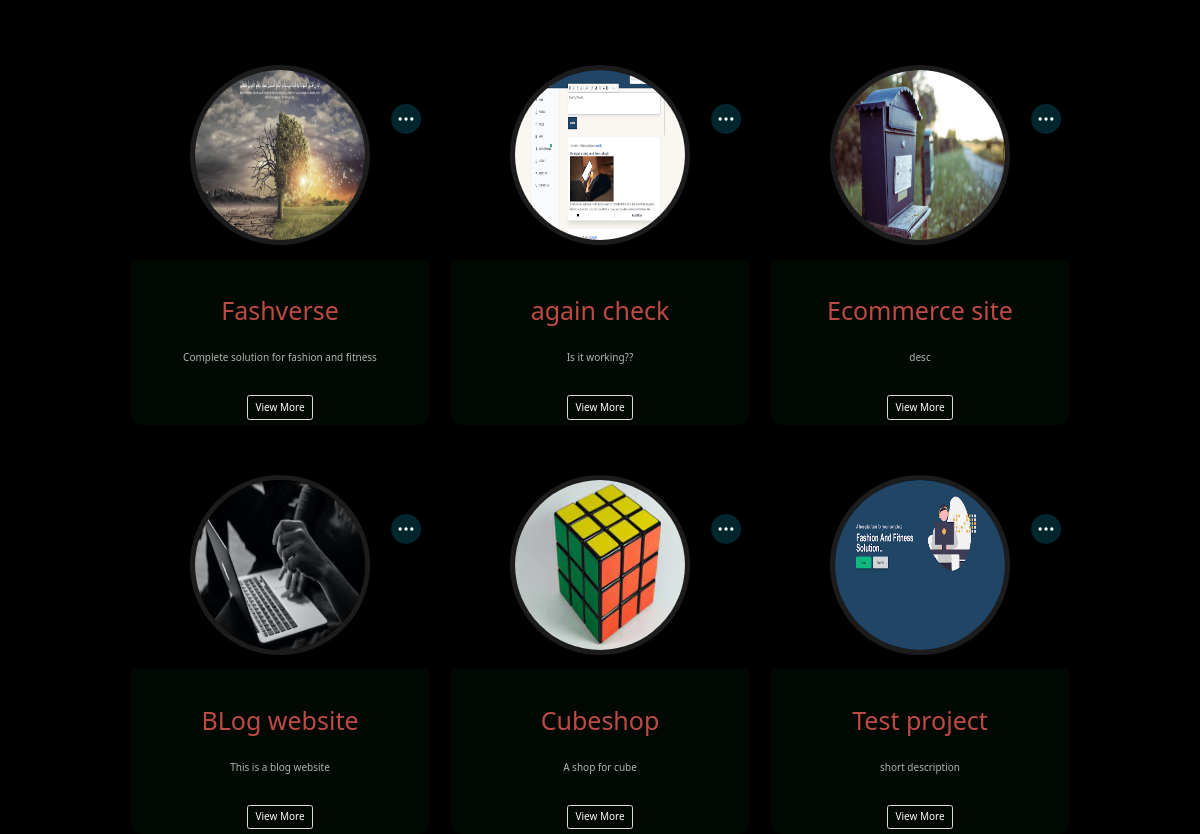
The page /md_rakibul (lower part) on the database as committed earlier.
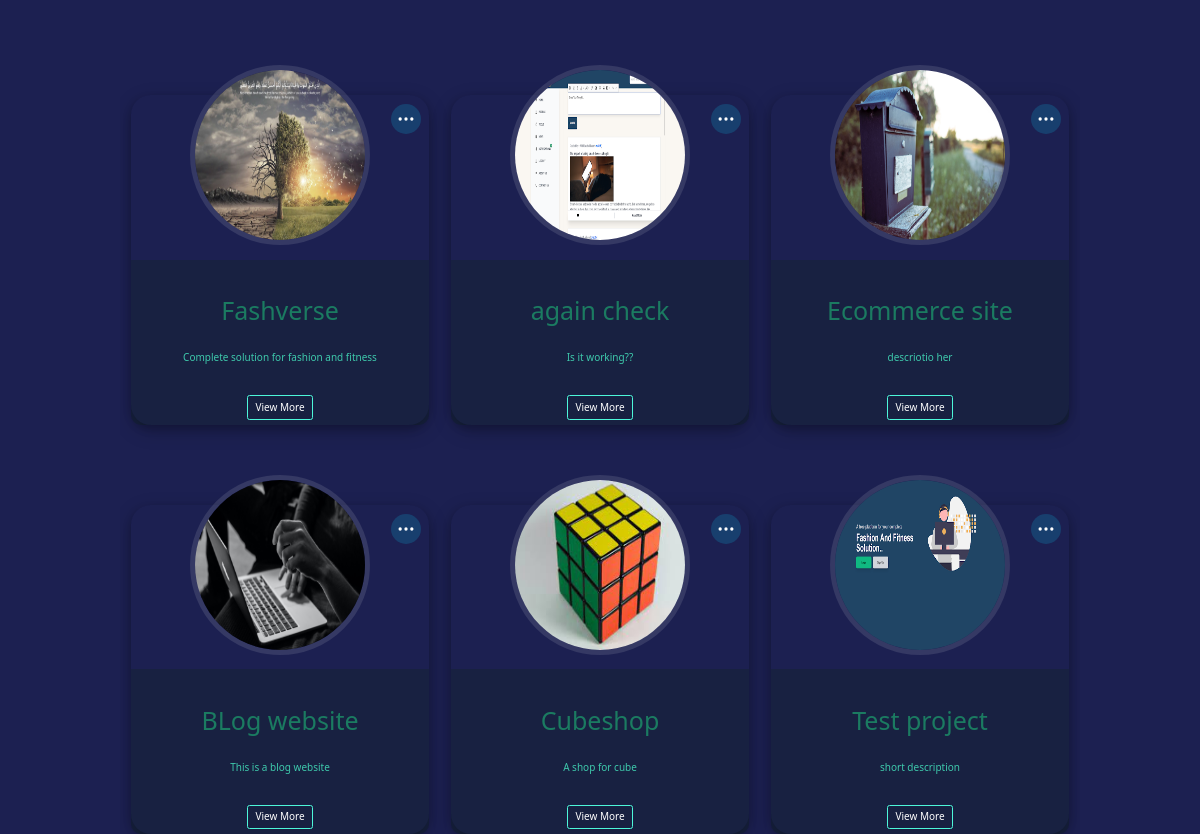
The same page on the database as committed later.
### EditPortfolio/models.py (models this page shows)
class projectsModel(models.Model):
    user = models.ForeignKey(User,on_delete=models.CASCADE)
    title = models.CharField(max_length=250)
    short_description = models.CharField(max_length=250)
    full_description = FroalaField()
    image = models.ImageField(upload_to ='projects/')
    created = models.DateTimeField(auto_now_add=True)

### PublishedPortfolio/views.py (the view, shortened to what this page needs)
# urls.py: path("<str:name>",publishedView,name="published"),
def publishedView(request,name):
  user = User.objects.filter(username=name).first()
  if user:
    hero_contents = heroModel.objects.filter(username=name).first()
    hero_contents_default = heroModel.objects.filter(username="default").first()
    pmodel = projectsModel.objects.filter(user = user)
    theme = Theme.objects.filter(user=user).first()
    if hero_contents is not None:
        data = {
            "check": 1,
            'before_name': hero_contents.before_name,
            'name': hero_contents.fullname,
            'before_description': hero_contents.before_description,
            'description': hero_contents.description,
        }
    return render(request, "published/index.html", context={
        'data': data,
        'projects' : pmodel,
        'theme':theme
    })
  else:
    return HttpResponse("User dont exists,please create a account")

### templates/published/index.html (shortened to what this page needs)
{% extends "base.html" %}
 {% load static %}
 {% block css %}
<link rel="stylesheet" href="{% static 'css/navbar.css' %}" type="text/css" />
<link
  rel="stylesheet"
  href="{% static 'css/edit/edit.css' %}"
  type="text/css"
/>
{% endblock %}
  {% block content %}
  <div style="background: {{color}};"  class="background_full">
     {% include "projects/projects_container.html" with form=form %}
  </div>
{% endblock %}

### templates/base.html (shortened to what this page needs)
{% load static %}
<!DOCTYPE html>
<html lang="en">
  <head>
    <link
      rel="stylesheet"
      href="{% static 'assets/bootstrap/bootstrap/css/bootstrap.min.css' %}"
      type="text/css"
    />
      <link
      rel="stylesheet"
      href="https://maxcdn.bootstrapcdn.com/font-awesome/4.7.0/css/font-awesome.min.css"
      type="text/css"
    />
    <link
      rel="stylesheet"
      href="{% static 'css/humburger.css' %}"
      type="text/css"
    />
    <link
      rel="stylesheet"
      href="{% static 'css/index.css' %}"
      type="text/css"
    />
    <link
      rel="stylesheet"
      href="{% static 'css/Hero/hero.css' %}"
      type="text/css"
    />
    <link
    rel="stylesheet"
    href="{% static 'css/projects/projects.css' %}"
    type="text/css"
  />
  <link
    rel="stylesheet"
    href="{% static 'css/background_color/bg.css' %}"
    type="text/css"
  />
    {% block css %}
    {% endblock %}
  </head>
  <body>
    {% block content %}{% endblock %}
  </body>
</html>

### templates/navbar/navbar.html (shortened to what this page needs)
{% load static %}

### templates/projects/projects_container.html (shortened to what this page needs)
{%load static%}
<section id="projects">
  <div id="projects_container">
      <div class="project_container position-relative">
        <div class="project_cards_container">
          {% for project in projects %}
           {% include "projects/project.html" with project=project %}
           {% endfor %}
        </div>
      </div>
</div>
</section>

### templates/projects/project.html (shortened to what this page needs)
{%load static%}
<div
  class="card__container position-relative project"
  id="project_{{project.id}}"
>
  <div id="more_{{project.id}}" onclick="openMore('{{project.id}}')" class="">
  </div>
  <div class="position-absolute its_back"></div>
  <div class="card__image">
    <img src="{{project.image.url}}" alt="Not Found" />
  </div>
  <div class="card__header">
    <h1>{{project.title}}</h1>
  </div>
  <div class="card__desc"><p>{{project.short_description }}</p></div>
  <div
    class="btn btn-outline-success view_more"
    onclick="showProject('{{project.id}}')"
  >
    View More
  </div>
</div>

### templates/projects/edit_project.html (shortened to what this page needs)
{% load static %}

### static/css/index.css (style rules this page uses)
:root { --transition: all 0.25s cubic-bezier(0.645, 0.045, 0.355, 1); --white : #DDDDDD; --dark : #222831; --navy-dark:#30475E; --pink-red:#F05454; --font-mono: "SF Mono", "Fira Code", "Fira Mono", "Roboto Mono", monospace; --font-sans: "Calibre","San Francisco","SF Pro Text",-apple-system,system-ui,sans-serif; }
html { font-size: 62.5%; font-family: var(--font-mono); scroll-behavior: smooth; }
.background_full { width: 100%; height: auto; overflow-y: hidden; }

### static/css/projects/projects.css (style rules this page uses)
.project_container { height: auto; min-height: 100vh; margin: 0 30rem; overflow: hidden; }
.project_cards_container { display: flex; flex-wrap: wrap; }
.card__container { display: flex; flex-direction: column; color: antiquewhite; align-items: center; width: 31%; margin: 4% 1%; box-shadow: 0 4px 8px 0 rgba(0, 0, 0, 0.2), 0 6px 20px 0 rgba(0, 0, 0, 0.19); height: auto; border-radius: 2rem; justify-content: center; transition: 0.5s ease-in-out; }
.card__header { color: var(--pink-red); font-size:1rem; }
.card__desc { text-align: center; width: 70%; color: var(--white); margin: 2rem 0; }
.card__image { width: 20rem; height: 20rem; display: flex; justify-content: center; align-items: center; position: relative; }
.card__image img { transform: translateY(-4rem); transition: 0.5s ease-in-out; border-radius: 50%; border-radius: 50%; width: 18rem; height: 18rem; border: 5px solid #ffffff1c; }
.its_back { background: #0D260D38; width: 100%; height: 16.5rem; bottom: 0; border-radius: 0 0 10px 10px; z-index: 0; }
.view_more { z-index: 10; color: white; border: 1px solid var(--white); margin-bottom: 5px; }
.more_option { color: white; top: 9px; right: 8px; position: absolute; border-radius: 50%; width: 30px; height: 30px; background: #09bce633; padding: 5px; z-index: 20; }
@media (min-width: 850px) and (max-width: 1200px) { .card__container { min-width: 30%; margin: auto; margin-top: 8rem; } }
@media (min-width: 850px) and (max-width: 1200px) { .project_container { min-height: 100vh; margin: 0 12rem; } }

### static/css/background_color/bg.css (style rules this page uses)
body { background-color: var(--navy-dark); }

Rows that differ between the two databases and show on the page:
changed projectsModel "Ecommerce site": short_description "desc" → "descriotio her"
